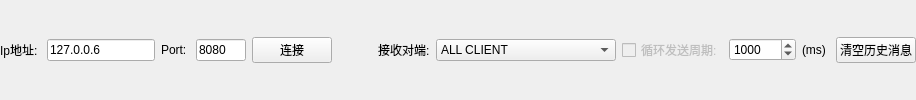
           <widget class="QWidget" name="widget_8" native="true">
            <property name="sizePolicy">
             <sizepolicy hsizetype="Preferred" vsizetype="Maximum">
              <horstretch>0</horstretch>
              <verstretch>0</verstretch>
             </sizepolicy>
            </property>
            <layout class="QHBoxLayout" name="horizontalLayout_10">
             <property name="leftMargin">
              <number>0</number>
             </property>
             <property name="topMargin">
              <number>0</number>
             </property>
             <property name="rightMargin">
              <number>0</number>
             </property>
             <property name="bottomMargin">
              <number>0</number>
             </property>
             <item>
              <widget class="QLabel" name="label">
               <property name="text">
                <string>Ip地址: </string>
               </property>
              </widget>
             </item>
             <item>
              <widget class="QLineEdit" name="lineEdit_tcp_sev_ip">
               <property name="sizePolicy">
                <sizepolicy hsizetype="Maximum" vsizetype="Fixed">
                 <horstretch>0</horstretch>
                 <verstretch>0</verstretch>
                </sizepolicy>
               </property>
               <property name="inputMask">
                <string/>
               </property>
               <property name="text">
                <string>127.0.0.6</string>
               </property>
               <property name="maxLength">
                <number>32767</number>
               </property>
              </widget>
             </item>
             <item>
              <widget class="QLabel" name="label_2">
               <property name="text">
                <string>Port: </string>
               </property>
              </widget>
             </item>
             <item>
              <widget class="QLineEdit" name="lineEdit_tcp_sev_port">
               <property name="maximumSize">
                <size>
                 <width>50</width>
                 <height>16777215</height>
                </size>
               </property>
               <property name="inputMask">
                <string>99999</string>
               </property>
               <property name="text">
                <string>8080</string>
               </property>
              </widget>
             </item>
             <item>
              <widget class="QPushButton" name="pushButton_tcp_sev_ok">
               <property name="text">
                <string>连接</string>
               </property>
              </widget>
             </item>
             <item>
              <spacer name="horizontalSpacer">
               <property name="orientation">
                <enum>Qt::Horizontal</enum>
               </property>
               <property name="sizeHint" stdset="0">
                <size>
                 <width>40</width>
                 <height>20</height>
                </size>
               </property>
              </spacer>
             </item>
             <item>
              <widget class="QLabel" name="label_11">
               <property name="text">
                <string>接收对端:</string>
               </property>
              </widget>
             </item>
             <item>
              <widget class="QComboBox" name="comboBox_tcp_sev">
               <property name="minimumSize">
                <size>
                 <width>180</width>
                 <height>0</height>
                </size>
               </property>
               <item>
                <property name="text">
                 <string>ALL CLIENT</string>
                </property>
               </item>
              </widget>
             </item>
             <item>
              <widget class="QCheckBox" name="checkBox_tcp_sev_auto">
               <property name="enabled">
                <bool>false</bool>
               </property>
               <property name="text">
                <string>循环发送周期:</string>
               </property>
              </widget>
             </item>
             <item>
              <widget class="QSpinBox" name="spinBox_tcp_sev_auto">
               <property name="minimum">
                <number>100</number>
               </property>
               <property name="maximum">
                <number>1000000</number>
               </property>
               <property name="value">
                <number>1000</number>
               </property>
              </widget>
             </item>
             <item>
              <widget class="QLabel" name="label_14">
               <property name="text">
                <string>(ms) </string>
               </property>
              </widget>
             </item>
             <item>
              <widget class="QPushButton" name="pushButton_tcp_sev_clr">
               <property name="text">
                <string>清空历史消息</string>
               </property>
              </widget>
             </item>
            </layout>
           </widget>
